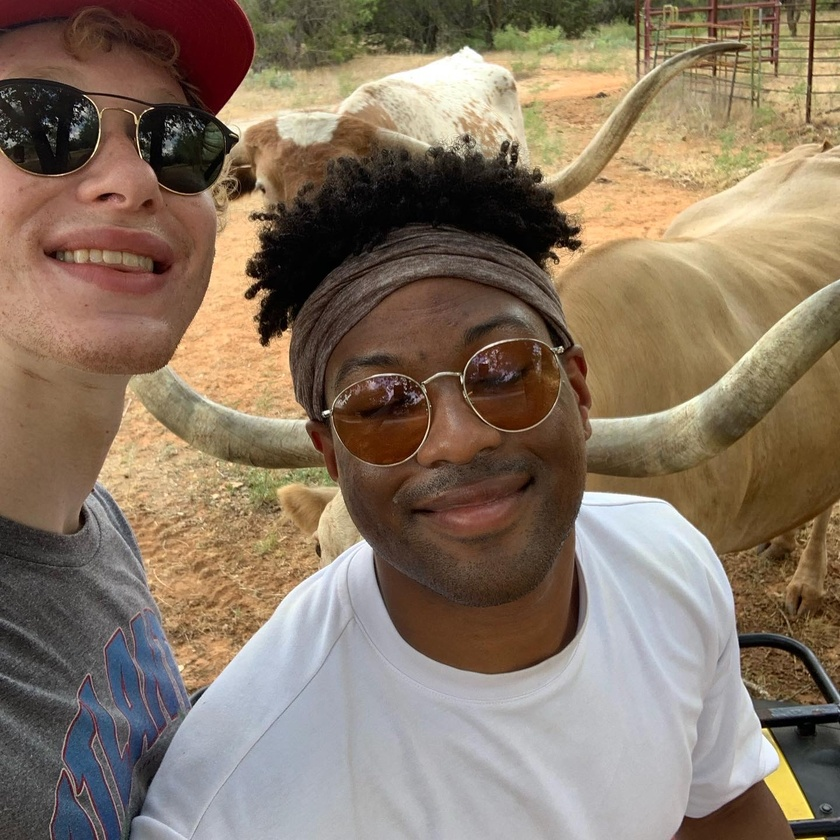
%> input picture HW8/Z_Z.JPG, 840 x 840 px, shrunk from 1440 x 1440 before the run
$ octave pca_example.m   (GNU Octave 9; MATLAB toolbox functions it lacks are replaced by stand-ins)
%> lines starting %> are read from the running program, lines starting %| are printed output that depends on the picture; long printed decimals are rounded
%% Greyscale PCA
%
% Jared Brzenski

close all;
clear all;
clc
% Setup principal components to use. Pick 4.
principal_components = [1 10 50 100 200 300]
pics = length(principal_components);

% Read in image
I = imread('Z_Z.jpg');
%> I is the input picture: size 840x840x3 uint8; mean R, G, B 135.7, 118, 99.9
% and convert to grayscale
I = rgb2gray(I);
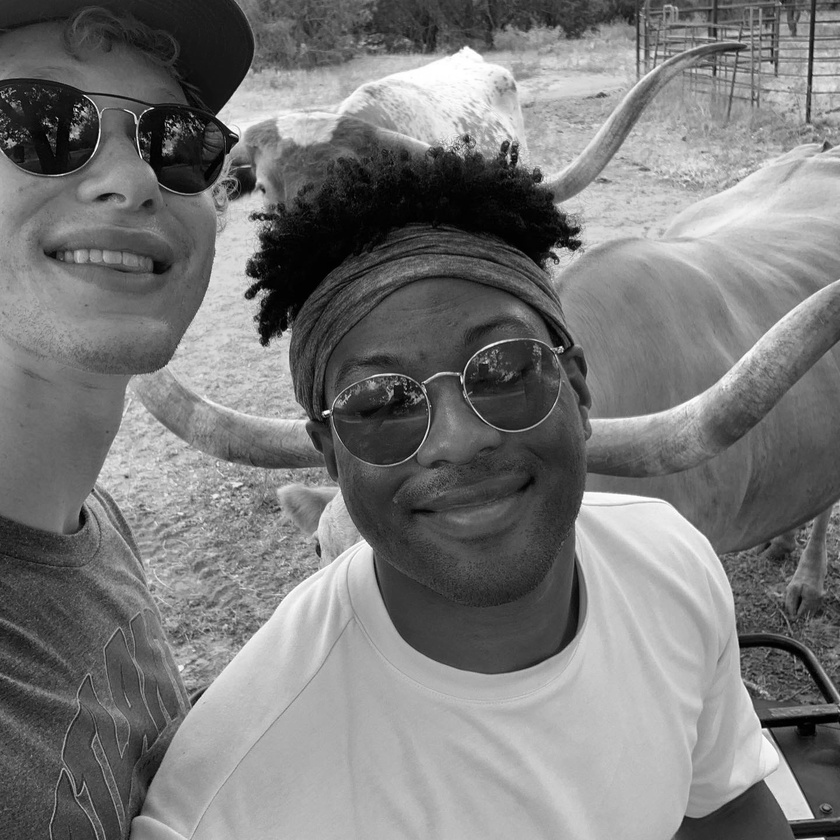
%> I: size 840x840 uint8; min 0, max 255, mean 121.2

% Show it
figure(1)
imshow(I, []);title('1440x1400 B&W Image: 2,073,600 pixels');

% Make data double precision
data = double(I);
%
[m n] = size(data);
%> m = 840; n = 840

% Find mean
mn   = mean(data,1);
%> mn = 840 values, max 169 at index 593, min 82.95 at index 42, mean 121.2

% make data have zero mean, for covariance
data = data - repmat(mn,m,1);
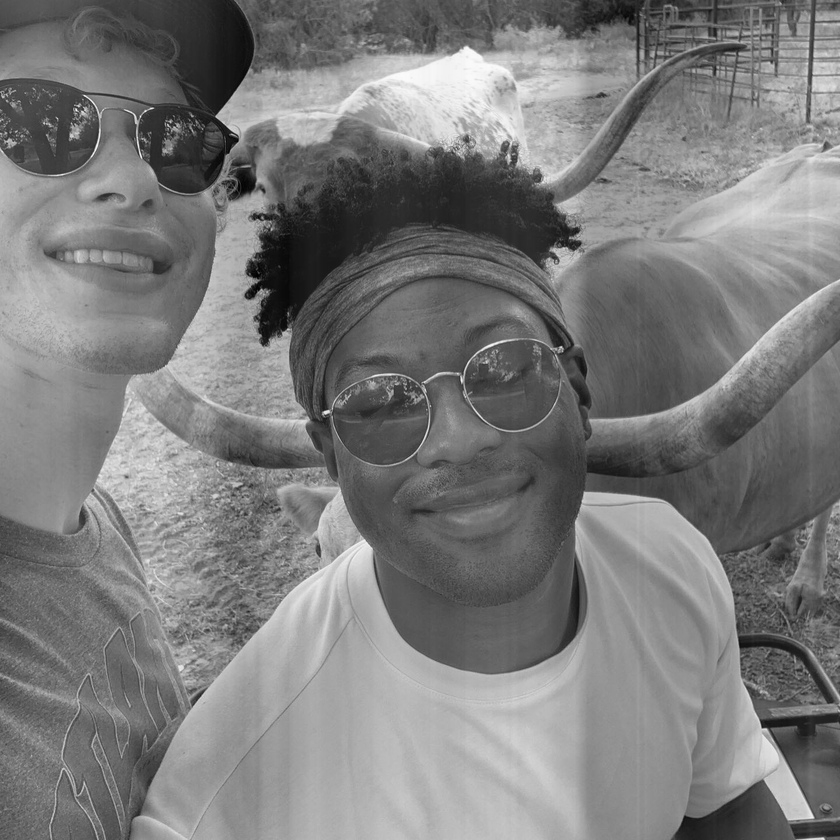
%> data: size 840x840 double; min -150.6, max 158.7, mean 0; drawn with min black and max white
fprintf('Now data has zero mean: %4.5f\n', (mean(mean(data))) );
%| Now data has zero mean: 0

% Find covariance of the data
covar_temp = cov(data);
%
% Or do it by hand....
% for y=1:n
%     for in=1:n
%             covar_temp(y,in)=1/((m*n)-1)*(data(:,y)' * data(:,in))  ;
%     end
% end
%
% Find eigen values and vectors, returns eigenvalues as vector
[PC, V] = eig(covar_temp, 'vector');
%> V = 840 values from -4.41e-13 to 957025.2

% Flip values and vectors to go from biggest to smallest
V  = flipud(V);
%> V = 840 values, max 957025.2 at index 1, min -4.41e-13 at index 840, mean 3064
PC = fliplr(PC);

% OLD!!!: Rank and order the values and vectors
%%%%%%%%%%%%%%%%%%%%%%%%%%%%%%%%%%%%%%%%%%%%%%%%%%%%%%%%%%%%%
% Retain only the eigen values ( stored on the diagonal )
%V = diag(V);

% Rank the eigenvalues - backwards from given values
%[holder rank_indices] = sort(-1*V);

% Sort the eigen vectors based on the sorted eigenvalues
%V = V(rank_indices);
%PC = PC(:,rank_indices);
%%%%%%%%%%%%%%%%%%%%%%%%%%%%%%%%%%%%%%%%%%%%%%%%%%%%%%%%%%%%

% Loop over different PC sizes and plot them
pc = principal_components;
figure(34);
vsum = sum(V);
%> vsum = 2573727.9
tiledlayout(3,2)
for pp = 1:pics
    % Extract the principal components we asked for
    output = PC(:,1:(pc(pp)))' * data';
    [xx yy] = size(output); ts = (xx+1)*yy;
    % Reconstruct full image from those principal components ( round for
    % greyscale values, need to be whole numbers )
    reconstruct = round((PC(:,1:(pc(pp)))*output) + repmat(mn,m,1)');

    % Show reconstructed image with n principal components
    nexttile
    imshow(reconstruct', []);
    title([num2str(pc(pp)) ' components, ' num2str((ts)/(m*n)*100) '%  storage, ' num2str(sum(V(1:pc(pp))/vsum)*100) '% eigen']);
end
%> this loop made 6 passes
%> pass 1, `imshow(reconstruct', []);`:
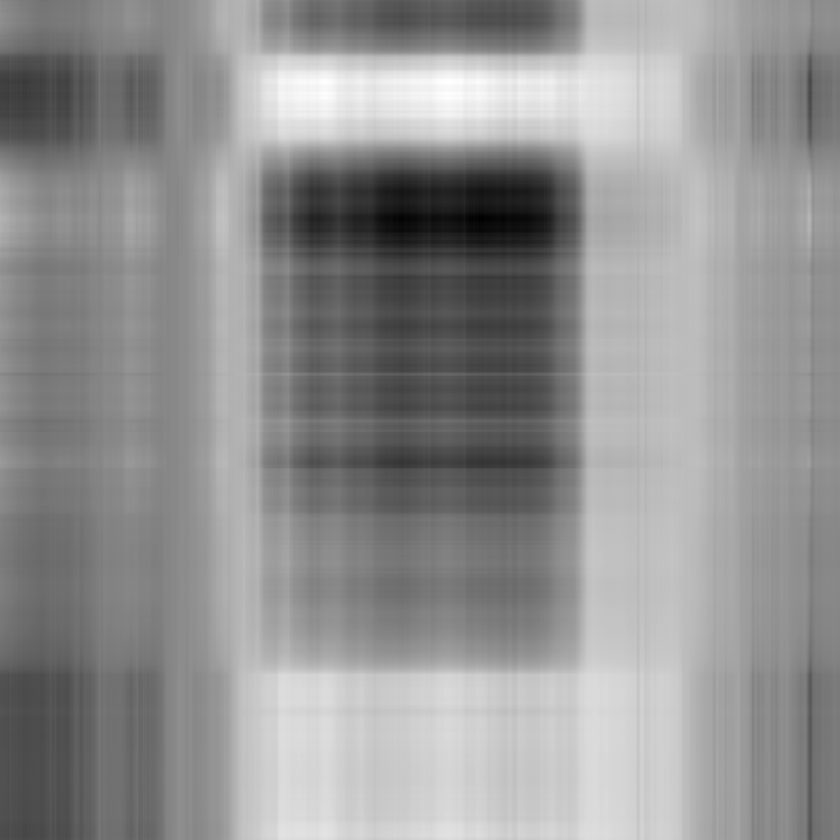
%> displayed picture: size 840x840, on the screen's scale of 0 to 255; min 0, max 255, mean 145.4
%> pass 2, `imshow(reconstruct', []);`:
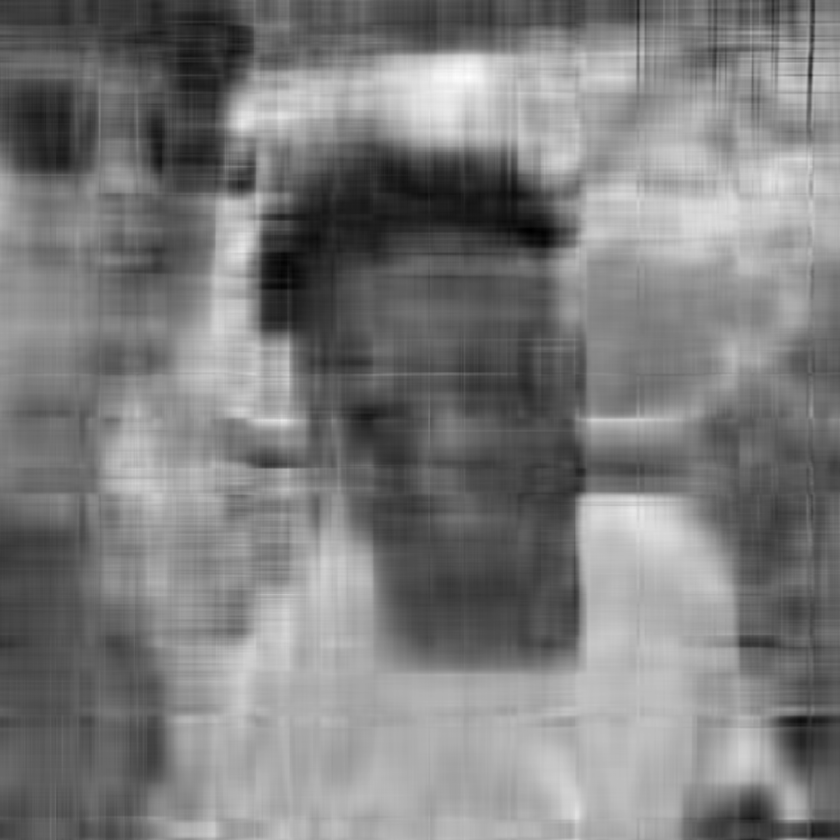
%> displayed picture: size 840x840, on the screen's scale of 0 to 255; min 0, max 255, mean 124.8
%> after the loop:
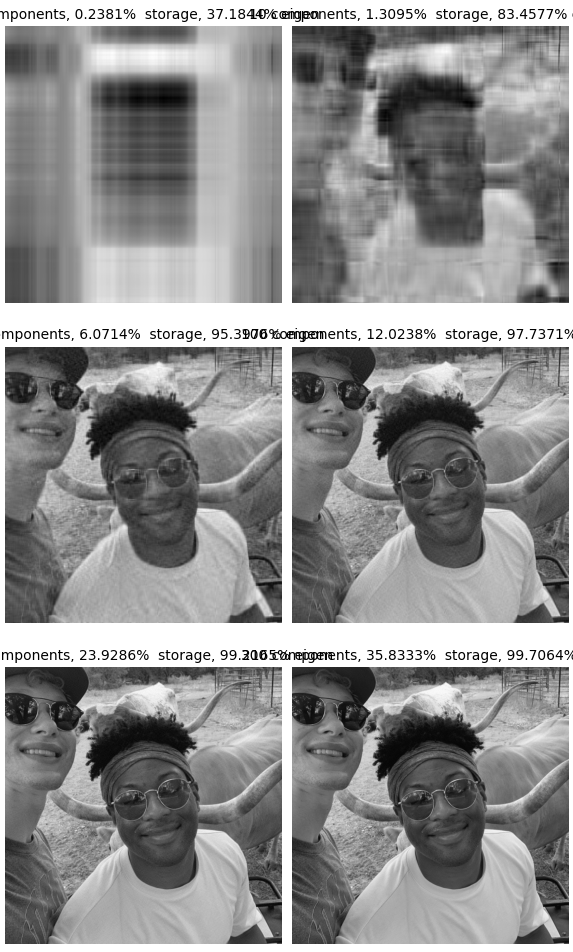
%> figure redrawn from the program's plot data, 6 panels

figure(99)
    imshow(reconstruct', []);
    title([num2str(pc(pp)) ' components, ' num2str((ts)/(m*n)*100) '%  storage, ' num2str(sum(V(1:pc(pp))/vsum)*100) '% eigen']);
